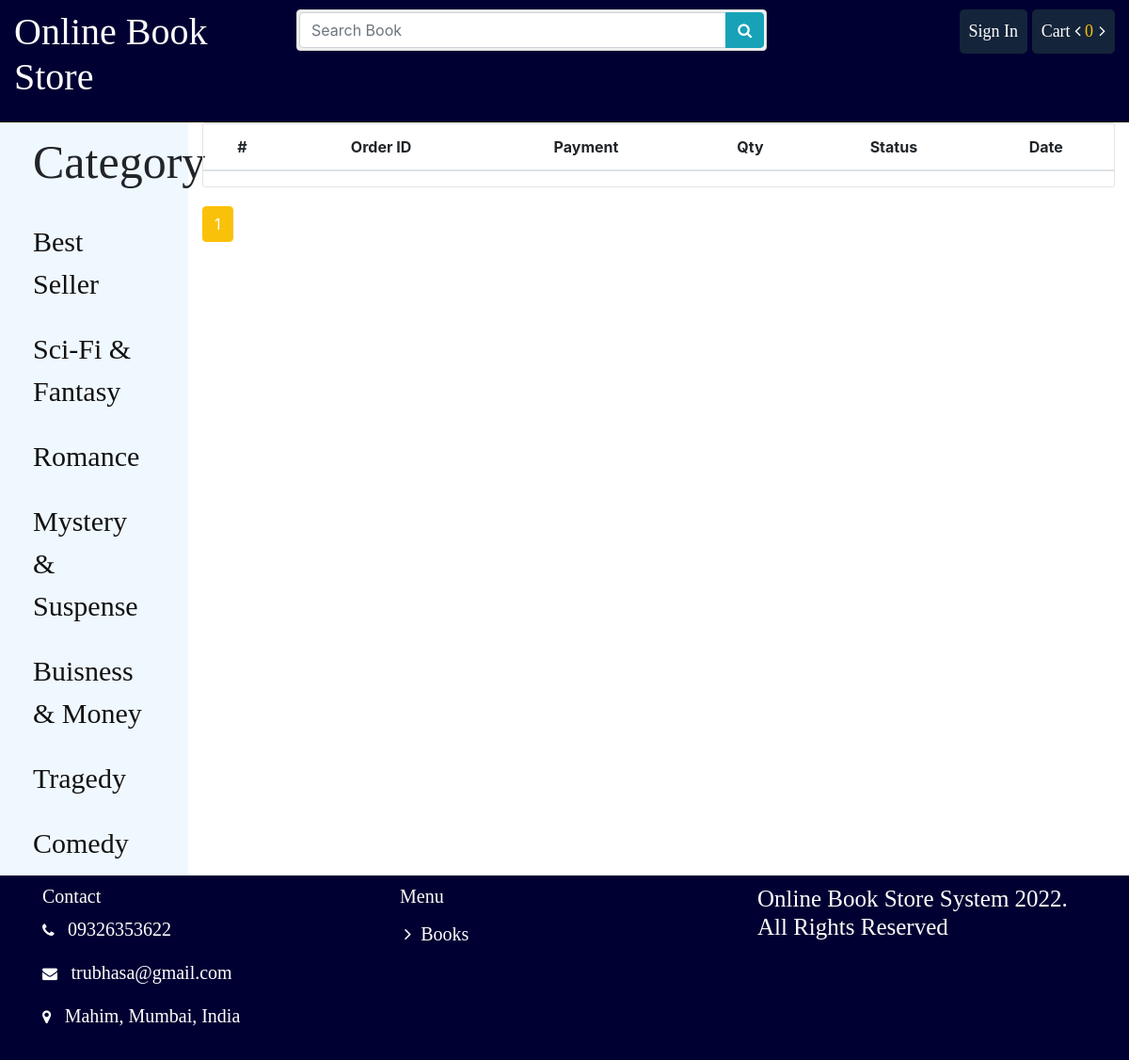
The page /order/ on the database its author committed.
### store/models.py (models this page shows, shortened)
class Category(models.Model):
	name = models.CharField(max_length = 100)
	slug = models.SlugField(max_length = 150, unique=True ,db_index=True)
	icon = models.FileField(upload_to = "category/")
	create_at = models.DateTimeField(auto_now_add = True)
	updated_at = models.DateTimeField(auto_now_add = True)

### order/views.py (the view)
# urls.py: path('', views.order_list, name="order_list"),
def order_list(request):
	my_order = Order.objects.filter(customer_id = request.user.id).order_by('-created')
	paginator = Paginator(my_order, 5)
	page = request.GET.get('page')
	myorder = paginator.get_page(page)
	return render(request, 'order/list.html', {"myorder": myorder})

### cart/cart.py (called while the page is built)
    def __len__(self):
        return sum(item['quantity'] for item in self.cart.values())

### store/context_processors.py (called while the page is built)
def sidebar(request):
	categories = Category.objects.all()
	context = {
		"cat":categories
	}
	return context

def cart(request):
	cart = Cart(request)
	context = {
		"cart": cart
	}
	return context

### order/templates/order/list.html (shortened to what this page needs)
{% extends 'store/base.html' %}
{% load static %}
{% block container %}
			<div class="cart_info">
			    <table class="table table-hover">
			        <thead class="text-center">
			            <tr>
			                <th scope="col">#</th>
			                <th scope="col">Order ID</th>
			                <th scope="col">Payment</th>
			                <th scope="col">Qty</th>
			                <th scope="col">Status</th>
			                <th scope="col">Date</th>
			            </tr>
			        </thead>
			    </table>
			</div>
			<div class="d-pagination">
			    <ul class="pagination">
				{% for ord in myorder.paginator.page_range %}
					{% if myorder.number == ord %}
						<li class="page-item active">
							<span class="page-link">{{ ord }}
							</span>
						</li>
					{% elif ord > myorder.number|add:'-3' and ord < myorder.number|add:'3' %}
						<li class="page-item">
							<a class="page-link" href="?page={{ ord }}">{{ ord }}</a>
						</li>
					{% endif %}
				{% endfor %}
			    </ul>
			</div>
		{% endblock %}

### store/templates/store/bin/sidebar.html
			<ul class="list-group list-group-flush" >
				<li class="list-group-item" style="background-color: aliceblue"><h1 style="font-family: Serif;font-size: 50px; ">Category</h1></li>
				{% for p in cat %}
				<li class="list-group-item" style="background-color: aliceblue"><a href="{% url 'store:category' id=p.id %}" style="font-family: Serif;font-size: 30px; ">{{p.name}}</a></li>
				{% endfor %}
			</ul>

### store/static/css/style.css (style rules this page uses)
.titleheader > h3, a { font-family: "Times New Roman", Times, serif; display: inline-block; }
ul li { list-style: none; }
.list-group li a { color: #111; }
.page-link { color: #111!important; }
.page-item.active .page-link { z-index: 1; color: #fff!important; background-color: #fac10a!important; border-color: #ffc107!important; }
.d-pagination { margin-top: 20px; }
.cart_info { border: 1px solid #E6E4DF; border-radius: 3px; margin-bottom: 20px; }

### rows shown on the page
Category: name "Best Seller"
Category: name "Sci-Fi & Fantasy"
Category: name "Romance"
Category: name "Mystery & Suspense"
Category: name "Buisness & Money"
Category: name "Tragedy"
Category: name "Comedy"

### other values the page prints
{{ cart|length }} "0"
{{ ord }} "1"
